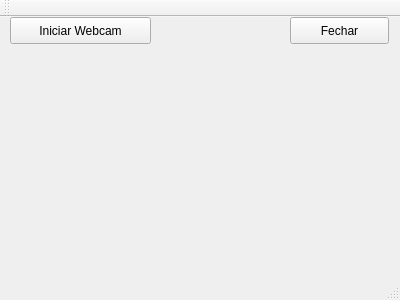
<?xml version="1.0" encoding="UTF-8"?>
<ui version="4.0">
 <class>ProcessamentoImagem</class>
 <widget class="QMainWindow" name="ProcessamentoImagem">
  <property name="geometry">
   <rect>
    <x>0</x>
    <y>0</y>
    <width>400</width>
    <height>300</height>
   </rect>
  </property>
  <property name="windowTitle">
   <string>ProcessamentoImagem</string>
  </property>
  <widget class="QWidget" name="centralWidget">
   <widget class="QPushButton" name="botaoAbreCamera">
    <property name="geometry">
     <rect>
      <x>10</x>
      <y>0</y>
      <width>141</width>
      <height>27</height>
     </rect>
    </property>
    <property name="text">
     <string>Iniciar Webcam</string>
    </property>
   </widget>
   <widget class="QPushButton" name="botaoFechar">
    <property name="geometry">
     <rect>
      <x>290</x>
      <y>0</y>
      <width>99</width>
      <height>27</height>
     </rect>
    </property>
    <property name="text">
     <string>Fechar</string>
    </property>
   </widget>
   <widget class="QLabel" name="labelAviso">
    <property name="geometry">
     <rect>
      <x>10</x>
      <y>40</y>
      <width>381</width>
      <height>17</height>
     </rect>
    </property>
    <property name="text">
     <string/>
    </property>
   </widget>
  </widget>
  <widget class="QMenuBar" name="menuBar">
   <property name="geometry">
    <rect>
     <x>0</x>
     <y>0</y>
     <width>400</width>
     <height>25</height>
    </rect>
   </property>
  </widget>
  <widget class="QToolBar" name="mainToolBar">
   <attribute name="toolBarArea">
    <enum>TopToolBarArea</enum>
   </attribute>
   <attribute name="toolBarBreak">
    <bool>false</bool>
   </attribute>
  </widget>
  <widget class="QStatusBar" name="statusBar"/>
 </widget>
 <layoutdefault spacing="6" margin="11"/>
 <resources/>
 <connections/>
</ui>
